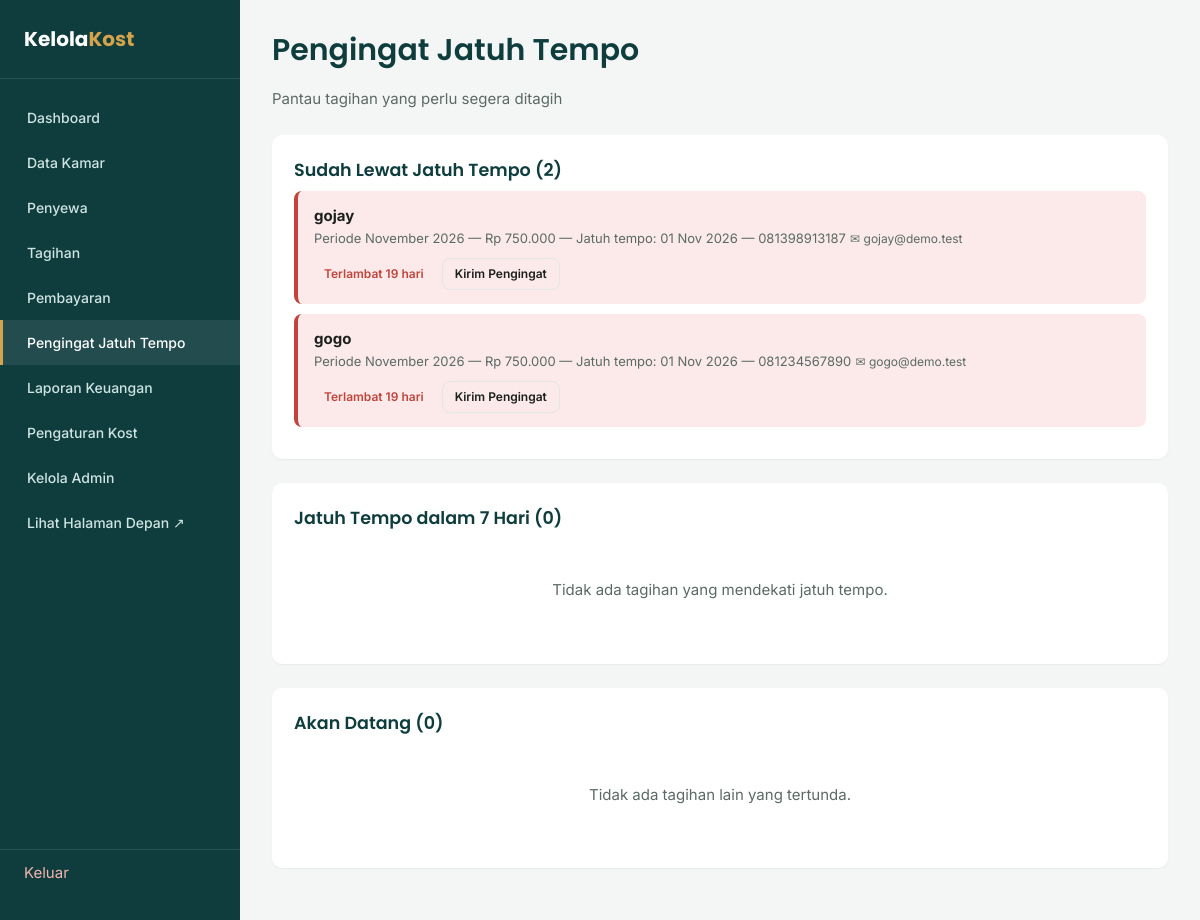
Before: /pengingat.php (signed in) with the older database file.
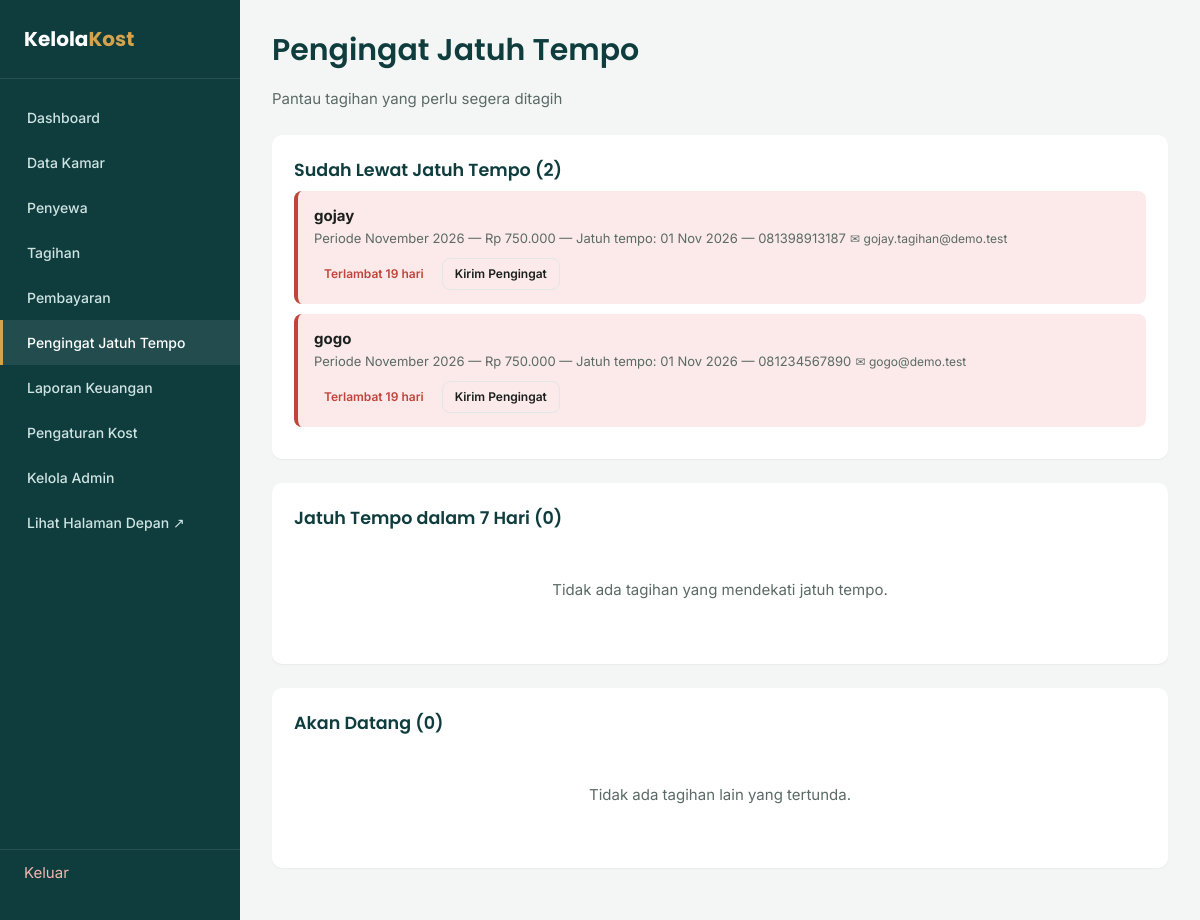
After: the same page with the newer database file.
### tables this page shows
CREATE TABLE tagihan (
    id                  INT UNSIGNED  NOT NULL AUTO_INCREMENT,
    penyewa_id          INT UNSIGNED  NOT NULL,
    jumlah_tagihan      DECIMAL(12,2) NOT NULL DEFAULT 0,
    periode_bulan       TINYINT UNSIGNED NOT NULL,
    periode_tahun       SMALLINT UNSIGNED NOT NULL,
    tanggal_jatuh_tempo DATE          NOT NULL,
    status              ENUM('belum_lunas','lunas') NOT NULL DEFAULT 'belum_lunas',
    keterangan          VARCHAR(255)  NULL,
    created_at          TIMESTAMP     NOT NULL DEFAULT CURRENT_TIMESTAMP,
    PRIMARY KEY (id),
    KEY idx_tagihan_penyewa (penyewa_id),
    KEY idx_tagihan_periode (periode_tahun, periode_bulan),
    CONSTRAINT fk_tagihan_penyewa FOREIGN KEY (penyewa_id) REFERENCES penyewa (id)
        ON UPDATE CASCADE ON DELETE CASCADE
);

CREATE TABLE penyewa (
    id            INT UNSIGNED  NOT NULL AUTO_INCREMENT,
    nama          VARCHAR(100)  NOT NULL,
    kamar_id      INT UNSIGNED  NOT NULL,
    no_hp           VARCHAR(30)   NULL,
    email           VARCHAR(120)  NULL,
    email_penagihan VARCHAR(120)  NULL,
    no_ktp          VARCHAR(30)   NULL,
    tanggal_masuk DATE          NOT NULL,
    alamat_asal   TEXT          NULL,
    status        ENUM('aktif','nonaktif') NOT NULL DEFAULT 'aktif',
    password      VARCHAR(255)  NULL,
    created_at    TIMESTAMP     NOT NULL DEFAULT CURRENT_TIMESTAMP,
    PRIMARY KEY (id),
    UNIQUE KEY uq_penyewa_email (email),
    KEY idx_penyewa_kamar (kamar_id),
    CONSTRAINT fk_penyewa_kamar FOREIGN KEY (kamar_id) REFERENCES kamar (id)
        ON UPDATE CASCADE ON DELETE RESTRICT
);

### includes/functions.php (called while the page is built, shortened)
<?php
function e($value): string
{
    return htmlspecialchars((string) $value, ENT_QUOTES, 'UTF-8');
}
function rupiah($angka): string
{
    return 'Rp ' . number_format((float) $angka, 0, ',', '.');
}
function bulan_nama(int $bulan): string
{
    $daftar = [
        1 => 'Januari', 2 => 'Februari', 3 => 'Maret', 4 => 'April',
        5 => 'Mei', 6 => 'Juni', 7 => 'Juli', 8 => 'Agustus',
        9 => 'September', 10 => 'Oktober', 11 => 'November', 12 => 'Desember',
    ];
    return $daftar[$bulan] ?? '';
}
function bulan_singkat(int $bulan): string
{
    $daftar = [
        1 => 'Jan', 2 => 'Feb', 3 => 'Mar', 4 => 'Apr',
        5 => 'Mei', 6 => 'Jun', 7 => 'Jul', 8 => 'Agu',
        9 => 'Sep', 10 => 'Oct', 11 => 'Nov', 12 => 'Des',
    ];
    return $daftar[$bulan] ?? '';
}
function tanggal_id($tanggal): string
{
    $ts = strtotime($tanggal);
    return date('d', $ts) . ' ' . bulan_singkat((int) date('n', $ts)) . ' ' . date('Y', $ts);
}
function pengaturan(PDO $pdo): array
{
    static $data = null;
    if ($data === null) {
        $data = $pdo->query('SELECT * FROM pengaturan WHERE id = 1')->fetch();
    }
    return $data;
}
function email_penagihan(array $penyewa): string
{
    $email = trim((string) ($penyewa['email_penagihan'] ?? ''));
    if ($email === '') {
        $email = trim((string) ($penyewa['email'] ?? ''));
    }
    return $email;
}
function link_mailto(string $email, string $subjek, string $isi): string
{
    return 'mailto:' . rawurlencode($email)
        . '?subject=' . rawurlencode($subjek)
        . '&body=' . rawurlencode($isi);
}

### pengingat.php (the view, shortened to what the changed rows need)
<?php
require_once __DIR__ . '/koneksi.php';
$set        = pengaturan($pdo);
$daftar = $pdo->query("
    SELECT t.*, p.nama, p.no_hp, p.email, p.email_penagihan, k.nomor_kamar
    FROM tagihan t
    JOIN penyewa p ON p.id = t.penyewa_id
    LEFT JOIN kamar k ON k.id = p.kamar_id
    WHERE t.status = 'belum_lunas'
    ORDER BY t.tanggal_jatuh_tempo ASC, t.id ASC
")->fetchAll();
$hariIni    = strtotime(date('Y-m-d'));
$terlambat  = [];
$mendekati  = [];
$akanDatang = [];
foreach ($daftar as $t) {
    $selisih = (int) floor((strtotime($t['tanggal_jatuh_tempo']) - $hariIni) / 86400);
    $t['selisih'] = $selisih;
    if ($selisih < 0) {
        $terlambat[] = $t;
    } elseif ($selisih <= 7) {
        $mendekati[] = $t;
    } else {
        $akanDatang[] = $t;
    }
}
function render_reminder_item(array $t, array $set, string $badgeClass, string $badgeText, string $itemClass = ''): void
{
    $emailTagih = email_penagihan($t);
    $periode    = bulan_nama((int) $t['periode_bulan']) . ' ' . (int) $t['periode_tahun'];
    $subjek = 'Pengingat Tagihan ' . $set['nama_kost'] . ' — ' . $periode;
    $isi    = "Halo " . $t['nama'] . ",\n\n"
        . 'Kami mengingatkan tagihan sewa kamar ' . ($t['nomor_kamar'] ?? '-') . ' untuk periode ' . $periode . ' sebesar ' . rupiah($t['jumlah_tagihan']) . ".\n"
        . 'Jatuh tempo: ' . tanggal_id($t['tanggal_jatuh_tempo']) . ".\n\n"
        . "Silakan melakukan pembayaran melalui portal penyewa atau hubungi pengelola kost.\n\n"
        . 'Terima kasih,' . "\n" . $set['nama_kost'];
    ?>
    <div class="reminder-item <?= e($itemClass) ?>">
        <div class="info">
            <strong><?= e($t['nama']) ?></strong>
            <span>Periode <?= e($periode) ?> — <?= rupiah($t['jumlah_tagihan']) ?> — Jatuh tempo: <?= tanggal_id($t['tanggal_jatuh_tempo']) ?> — <?= e($t['no_hp']) ?></span>
            <span class="text-muted" style="font-size:12px;">✉ <?= e($emailTagih !== '' ? $emailTagih : 'Email penagihan belum diisi') ?></span>
        </div>
        <div style="display:flex; align-items:center; gap:8px; flex-wrap:wrap; justify-content:flex-end;">
            <span class="badge <?= e($badgeClass) ?>"><?= e($badgeText) ?></span>
            <?php if ($emailTagih !== ''): ?>
                <a href="<?= e(link_mailto($emailTagih, $subjek, $isi)) ?>" class="btn btn-outline btn-sm">Kirim Pengingat</a>
            <?php endif; ?>
        </div>
    </div>
    <?php
}
require __DIR__ . '/includes/header.php';
?>
<div class="topbar">
    <div>
        <h1>Pengingat Jatuh Tempo</h1>
    </div>
</div>
<div class="card">
    <?php if (empty($terlambat)): ?>
        <div class="empty-state">Tidak ada tagihan yang lewat jatuh tempo.</div>
    <?php else: ?>
        <?php foreach ($terlambat as $t): ?>
            <?php render_reminder_item($t, $set, 'badge-danger', 'Terlambat ' . abs($t['selisih']) . ' hari', 'overdue'); ?>
        <?php endforeach; ?>
    <?php endif; ?>
</div>
<?php require __DIR__ . '/includes/footer.php'; ?>

Changed rows visible on the page:
changed through a linked row, tagihan "gojay": penyewa.email_penagihan "gojay@demo.test" → "gojay.tagihan@demo.test"
